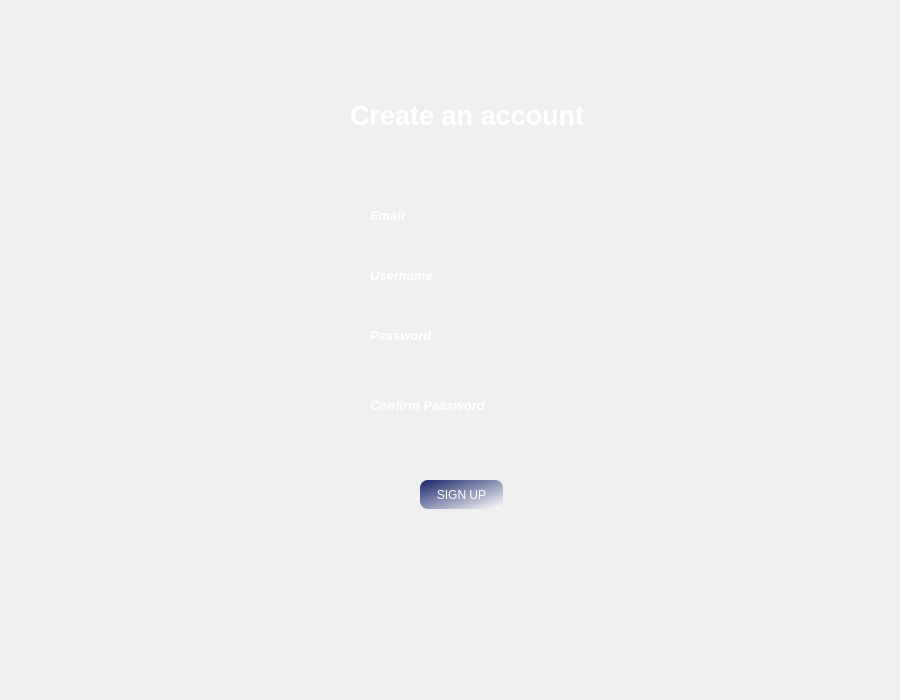
<?xml version="1.0" encoding="UTF-8"?>
<ui version="4.0">
 <class>SignUp</class>
 <widget class="QDialog" name="SignUp">
  <property name="geometry">
   <rect>
    <x>0</x>
    <y>0</y>
    <width>900</width>
    <height>700</height>
   </rect>
  </property>
  <property name="minimumSize">
   <size>
    <width>900</width>
    <height>700</height>
   </size>
  </property>
  <property name="maximumSize">
   <size>
    <width>900</width>
    <height>700</height>
   </size>
  </property>
  <property name="windowTitle">
   <string>Dialog</string>
  </property>
  <widget class="QWidget" name="widget" native="true">
   <property name="geometry">
    <rect>
     <x>0</x>
     <y>0</y>
     <width>901</width>
     <height>711</height>
    </rect>
   </property>
   <property name="styleSheet">
    <string notr="true">background-image: url(:/backgr.jpg);</string>
   </property>
   <widget class="QLabel" name="Title">
    <property name="geometry">
     <rect>
      <x>350</x>
      <y>80</y>
      <width>291</width>
      <height>71</height>
     </rect>
    </property>
    <property name="font">
     <font>
      <pointsize>20</pointsize>
      <bold>true</bold>
     </font>
    </property>
    <property name="styleSheet">
     <string notr="true">#Title{
background-color:transparent; 
background:none; 
border:none ; 
color:white;

}</string>
    </property>
    <property name="text">
     <string>Create an account</string>
    </property>
   </widget>
   <widget class="QLabel" name="Email">
    <property name="geometry">
     <rect>
      <x>370</x>
      <y>200</y>
      <width>111</width>
      <height>31</height>
     </rect>
    </property>
    <property name="font">
     <font>
      <pointsize>10</pointsize>
      <italic>true</italic>
      <bold>true</bold>
     </font>
    </property>
    <property name="styleSheet">
     <string notr="true">#Email{ 
background-color:transparent; 
background:none; 
border:none ; 
color:white;
}</string>
    </property>
    <property name="text">
     <string>Email</string>
    </property>
   </widget>
   <widget class="QLabel" name="Username">
    <property name="geometry">
     <rect>
      <x>370</x>
      <y>260</y>
      <width>101</width>
      <height>31</height>
     </rect>
    </property>
    <property name="font">
     <font>
      <pointsize>10</pointsize>
      <italic>true</italic>
      <bold>true</bold>
     </font>
    </property>
    <property name="styleSheet">
     <string notr="true">#Username{ 
background-color:transparent; 
background:none; 
border:none ; 
color:white;
}</string>
    </property>
    <property name="text">
     <string>Username</string>
    </property>
   </widget>
   <widget class="QLabel" name="Password">
    <property name="geometry">
     <rect>
      <x>370</x>
      <y>320</y>
      <width>111</width>
      <height>31</height>
     </rect>
    </property>
    <property name="font">
     <font>
      <pointsize>10</pointsize>
      <italic>true</italic>
      <bold>true</bold>
     </font>
    </property>
    <property name="styleSheet">
     <string notr="true">#Password{ 
background-color:transparent; 
background:none; 
border:none ; 
color:white;
}</string>
    </property>
    <property name="text">
     <string>Password</string>
    </property>
   </widget>
   <widget class="QLabel" name="Confirm">
    <property name="geometry">
     <rect>
      <x>370</x>
      <y>380</y>
      <width>151</width>
      <height>51</height>
     </rect>
    </property>
    <property name="font">
     <font>
      <pointsize>10</pointsize>
      <italic>true</italic>
      <bold>true</bold>
     </font>
    </property>
    <property name="styleSheet">
     <string notr="true">#Confirm{ 
background-color:transparent; 
background:none; 
border:none ; 
color:white;
}</string>
    </property>
    <property name="text">
     <string>Confirm Password</string>
    </property>
   </widget>
   <widget class="QLineEdit" name="EmailLine">
    <property name="geometry">
     <rect>
      <x>370</x>
      <y>230</y>
      <width>211</width>
      <height>31</height>
     </rect>
    </property>
    <property name="font">
     <font>
      <italic>true</italic>
      <bold>true</bold>
     </font>
    </property>
    <property name="styleSheet">
     <string notr="true">#EmailLine{ 
background-color:transparent; 
color:white; 
border:none; 
border-radius:12px; 

}</string>
    </property>
   </widget>
   <widget class="QLineEdit" name="UsenameLine">
    <property name="geometry">
     <rect>
      <x>370</x>
      <y>290</y>
      <width>211</width>
      <height>31</height>
     </rect>
    </property>
    <property name="font">
     <font>
      <italic>true</italic>
      <bold>true</bold>
     </font>
    </property>
    <property name="styleSheet">
     <string notr="true">#UsenameLine{ 
background-color:transparent; 
color:white; 
border:none; 
border-radius:12px; 

}</string>
    </property>
   </widget>
   <widget class="QLineEdit" name="PasswordLine">
    <property name="geometry">
     <rect>
      <x>370</x>
      <y>350</y>
      <width>211</width>
      <height>31</height>
     </rect>
    </property>
    <property name="font">
     <font>
      <italic>true</italic>
      <bold>true</bold>
     </font>
    </property>
    <property name="styleSheet">
     <string notr="true">#PasswordLine{ 
background-color:transparent; 
color:white; 
border:none; 
border-radius:12px; 

}</string>
    </property>
    <property name="echoMode">
     <enum>QLineEdit::Password</enum>
    </property>
   </widget>
   <widget class="QLineEdit" name="ConfirmLine">
    <property name="geometry">
     <rect>
      <x>370</x>
      <y>420</y>
      <width>211</width>
      <height>31</height>
     </rect>
    </property>
    <property name="font">
     <font>
      <italic>true</italic>
      <bold>true</bold>
     </font>
    </property>
    <property name="styleSheet">
     <string notr="true">#ConfirmLine{ 
background-color:transparent; 
color:white; 
border:none; 
border-radius:12px; 

}</string>
    </property>
    <property name="echoMode">
     <enum>QLineEdit::Password</enum>
    </property>
   </widget>
   <widget class="QPushButton" name="SignUpButton">
    <property name="geometry">
     <rect>
      <x>420</x>
      <y>480</y>
      <width>83</width>
      <height>29</height>
     </rect>
    </property>
    <property name="styleSheet">
     <string notr="true">#SignUpButton{
background-color: qlineargradient(spread:reflect, x1:0, y1:0, x2:1, y2:1, stop:0 rgba(23, 37, 104, 255), stop:1 rgba(255, 255, 255, 255));
border:none ; 
color:white;
font: 10pt &quot;Segoe UI&quot;;
border-radius: 8px;
} 
#SignUpButton:hover{ 
	font: 700 9pt &quot;Segoe UI&quot;;
border-radius: 12px;
}</string>
    </property>
    <property name="text">
     <string>SIGN UP</string>
    </property>
   </widget>
   <widget class="QWidget" name="widget_2" native="true">
    <property name="geometry">
     <rect>
      <x>330</x>
      <y>290</y>
      <width>23</width>
      <height>27</height>
     </rect>
    </property>
    <property name="styleSheet">
     <string notr="true">background-image: url(:/User (2).png);</string>
    </property>
   </widget>
   <widget class="QWidget" name="widget_3" native="true">
    <property name="geometry">
     <rect>
      <x>330</x>
      <y>350</y>
      <width>23</width>
      <height>31</height>
     </rect>
    </property>
    <property name="styleSheet">
     <string notr="true">background-image: url(:/PadLock (2).png);</string>
    </property>
   </widget>
   <widget class="QWidget" name="widget_4" native="true">
    <property name="geometry">
     <rect>
      <x>330</x>
      <y>420</y>
      <width>23</width>
      <height>31</height>
     </rect>
    </property>
    <property name="styleSheet">
     <string notr="true">background-image: url(:/PadLock (2).png);</string>
    </property>
   </widget>
   <widget class="QWidget" name="widget_5" native="true">
    <property name="geometry">
     <rect>
      <x>330</x>
      <y>230</y>
      <width>31</width>
      <height>23</height>
     </rect>
    </property>
    <property name="styleSheet">
     <string notr="true">background-image: url(:/Email (2).png);</string>
    </property>
   </widget>
   <widget class="QLabel" name="label">
    <property name="geometry">
     <rect>
      <x>350</x>
      <y>540</y>
      <width>250</width>
      <height>141</height>
     </rect>
    </property>
    <property name="styleSheet">
     <string notr="true">background-image: url(:/LogoImage.png); 
background-color:transparent;</string>
    </property>
    <property name="text">
     <string/>
    </property>
   </widget>
  </widget>
 </widget>
 <resources/>
 <connections/>
</ui>
